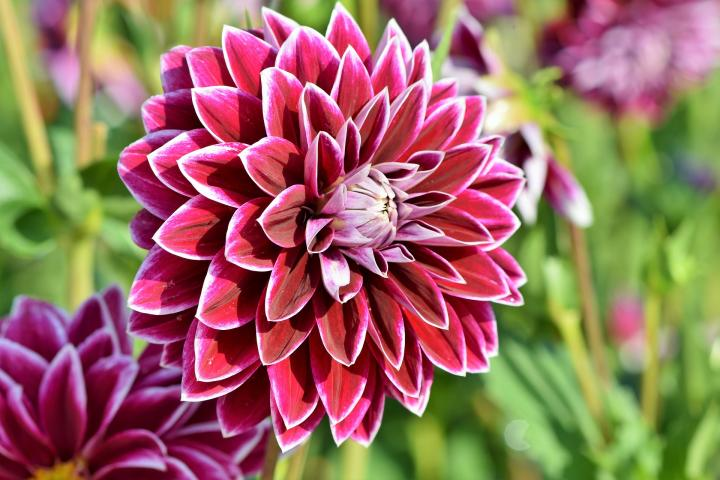
#> input picture hw2/input.jpg, 720 x 480 px
$ python canny.py
#> lines starting #> are read from the running program, lines starting #| are printed output that depends on the picture
import numpy as np
import PIL
from PIL import Image, ImageDraw
import math as m
import matplotlib.pyplot as plt

im = Image.open("input.jpg")
#> im is the input picture: PIL image 720x480 RGB; mean R, G, B 153.2, 109.5, 97
im = im.convert('L')
#> im: PIL image 720x480 L
img = np.array(im).astype(np.float32)

## CONVOLUTATION IMPLEMENTATION ##
def convolve(im_arr, f, pad=False):
	img_out = np.zeros(im_arr.shape)

	if len(f.shape) != 1: f.shape = (f.shape[0], f.shape[1])
	else: f.shape = (f.shape[0], 1)

	fltr_sz_x = f.shape[0]
	fltr_sz_y = f.shape[1]
	if (pad):
		for i in range(int(fltr_sz_y/2)):
			im_arr = np.append(im_arr, im_arr[:,[-1]], axis=1)
			im_arr = np.insert(im_arr, 0, im_arr[:,0], axis=1)
		for i in range(int(fltr_sz_x/2)):
			im_arr = np.append(im_arr, im_arr[[-1],:], axis=0)
			im_arr = np.insert(im_arr, 0, im_arr[0,:], axis=0)

	for i in range(1, im_arr.shape[0]-fltr_sz_y-1):
		for j in range(1, im_arr.shape[1]-fltr_sz_x-1):
			value =  np.multiply(f, im_arr[(i - 1):(i + fltr_sz_x-1), (j - 1):(j + fltr_sz_y-1)])
			img_out[i, j] = value.sum ()

	return img_out.astype(np.float32)

## GAUSSIAN SMOOTHING ##
def apply_gaussian(k, sigma, img):
	fltr_sz = 2*k + 1
	gaussian = np.zeros((fltr_sz, fltr_sz))
	for i in range(1, fltr_sz+1):
		for j in range(1, fltr_sz+1):
			f = 1.0 / (2 * np.pi * sigma**2)
			q = np.exp(- ( (i-(k+1))**2 + (j-(k+1))**2 ) / (2 * sigma**2))
			gaussian[i-1,j-1] = f*q
	return convolve(img, gaussian, pad=True)

## GRADIENT CALCULATION ##
def gradient_calc(img):
	Kx = np.array([[-1, 0, 1], [-2, 0, 2], [-1, 0, 1]], np.float32)
	Ky = np.array([[1, 2, 1], [0, 0, 0], [-1, -2, -1]], np.float32)

	Kx = np.array([[-0.5, 0, 0.5], [-0.5, 0, 0.5], [-0.5, 0, 0.5]], np.float32)
	Ky = np.array([[-0.5, -0.5, -0.5], [0, 0, 0], [0.5, 0.5, 0.5]], np.float32)

	J_x = convolve(img, Kx)
	J_y = convolve(img, Ky)

	E_s = np.sqrt(np.add(J_x**2, J_y**2))
	E_o = np.arctan2(J_y, J_x) * 180 / np.pi
	E_o[E_o < 0] += 180
	return E_s, E_o

## NON MAXIMAL SUPPRESSION ##
def non_max_sup(E_s, E_o):
	I = np.zeros_like(E_s)
	for i in range(1,I.shape[0]-1):
		for j in range(1,I.shape[1]-1):
			q = 255
			r = 255
			if (0 <= E_o[i,j] < 22.5) or (157.5 <= E_o[i,j] <= 180):
				q = E_s[i, j+1]
				r = E_s[i, j-1]
			elif (22.5 <= E_o[i,j] < 67.5):
				q = E_s[i+1, j-1]
				r = E_s[i-1, j+1]
			elif (67.5 <= E_o[i,j] < 112.5):
				q = E_s[i+1, j]
				r = E_s[i-1, j]
			elif (112.5 <= E_o[i,j] < 157.5):
				q = E_s[i-1, j-1]
				r = E_s[i+1, j+1]

			if (E_s[i,j] >= q) and (E_s[i,j] >= r):
				I[i,j] = E_s[i,j]
			else:
				I[i,j] = 0
	return I

## THRESHOLDING ##
def threshold(img, t):
	threshold = img.max() * t
	I = np.zeros_like(img)
	for i in range(1,img.shape[0]-1):
		for j in range(1,img.shape[1]-1):
			I[i,j] = 150 if img[i,j] > threshold else 0
	return I

## MAIN ##
S = 0.7
K = 5
t = 0.15
img = apply_gaussian(K, S, img)
#> after the loop in convolve, `for i in range(int(fltr_sz_x/2)):`:
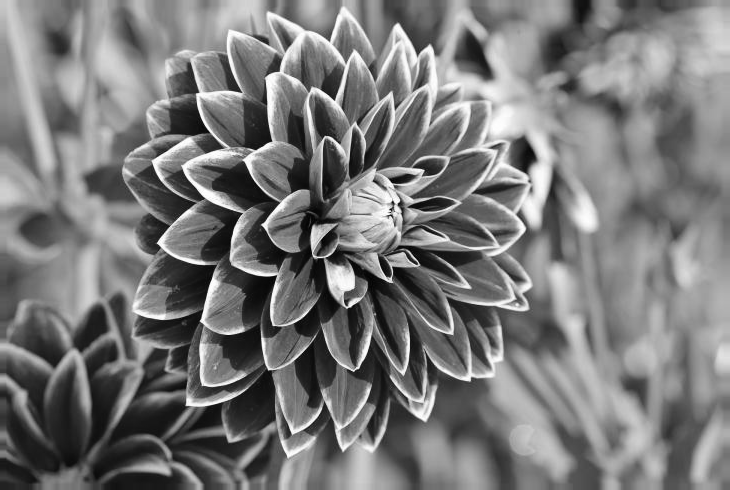
#> im_arr: shape (490, 730) float32; min 2, max 255, mean 121.3
E_s, E_o = gradient_calc(img)
#> call 2 of convolve, with f = array of shape (3, 3), pad = False
#> after the loop in convolve (call 2), `for i in range(1, im_arr.shape[0]-fltr_sz_y-1):`:
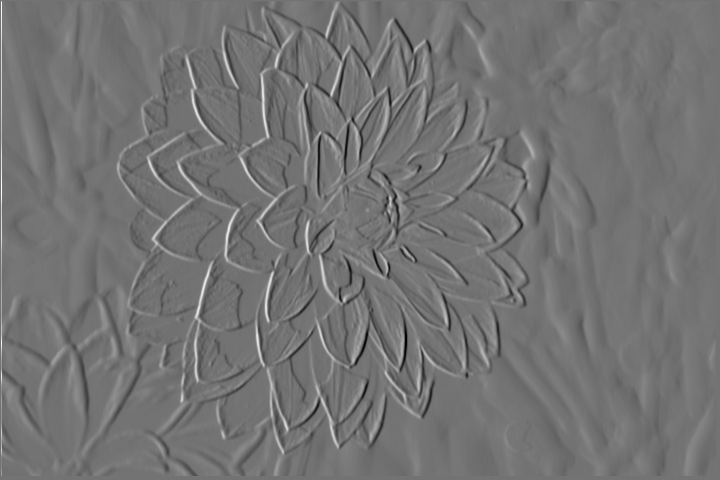
#> img_out: shape (480, 720) float64; min -255.9, max 309, mean 0.4; drawn with min black and max white
#> call 3 of convolve, with f = array of shape (3, 3), pad = False
#> after the loop in convolve (call 3), `for i in range(1, im_arr.shape[0]-fltr_sz_y-1):`:
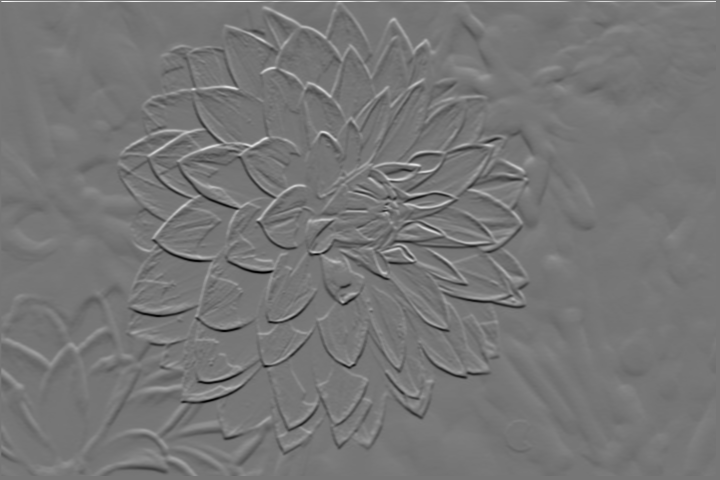
#> img_out: shape (480, 720) float64; min -273.5, max 315.2, mean 0.3; drawn with min black and max white
#> in gradient_calc, `E_o = np.arctan2(J_y, J_x) * 180 / np.pi`:
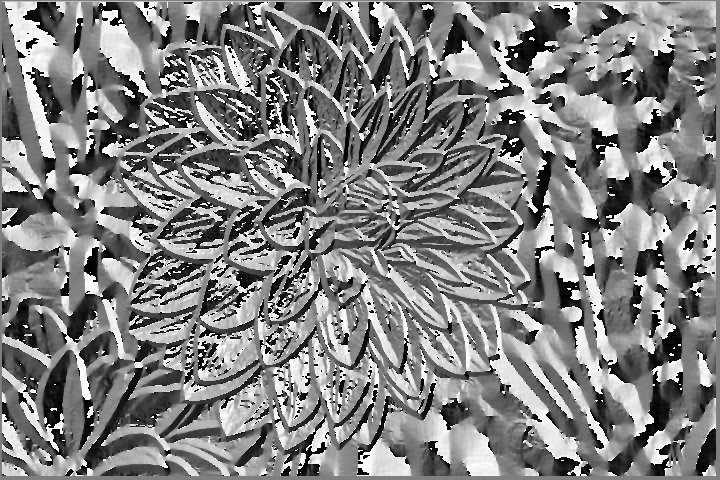
#> E_o: shape (480, 720) float32; min -180, max 180, mean 2.9; drawn with min black and max white
#> in gradient_calc, `E_o[E_o < 0] += 180`:
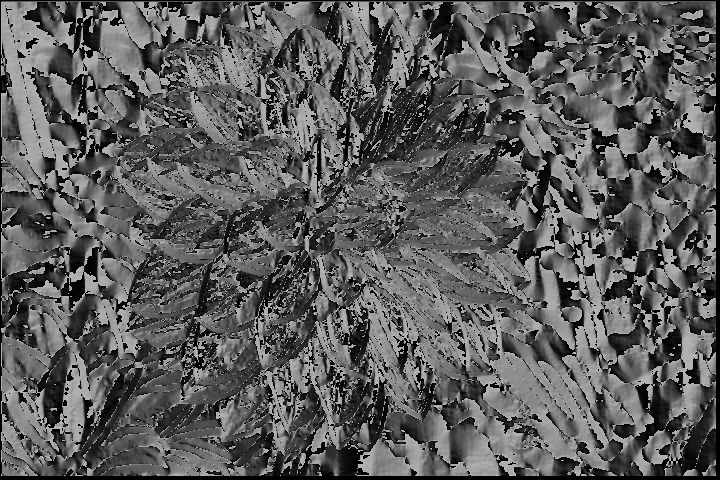
#> E_o: shape (480, 720) float32; min 0, max 180, mean 92.3
img = non_max_sup(E_s, E_o)
#> after the loop in non_max_sup, `for i in range(1,I.shape[0]-1):`:
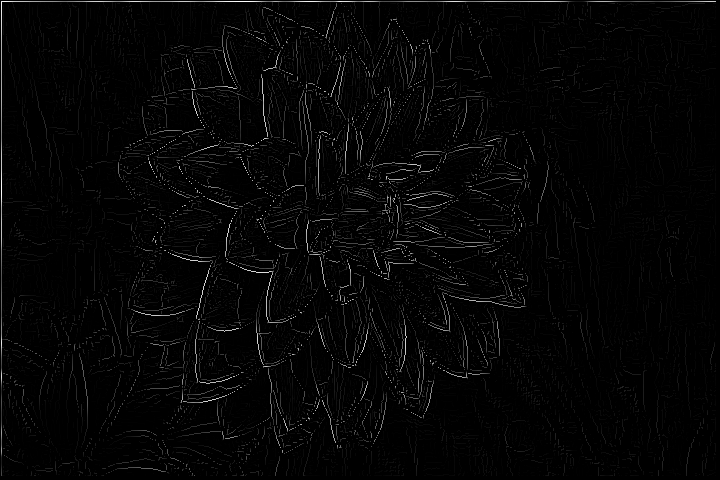
#> I: shape (480, 720) float32; min 0, max 315.2, mean 6.7; drawn with min black and max white
img = threshold(img, t)
#> in threshold, `threshold = img.max() * t`: threshold = 47.28
#> after the loop in threshold, `for i in range(1,img.shape[0]-1):`:
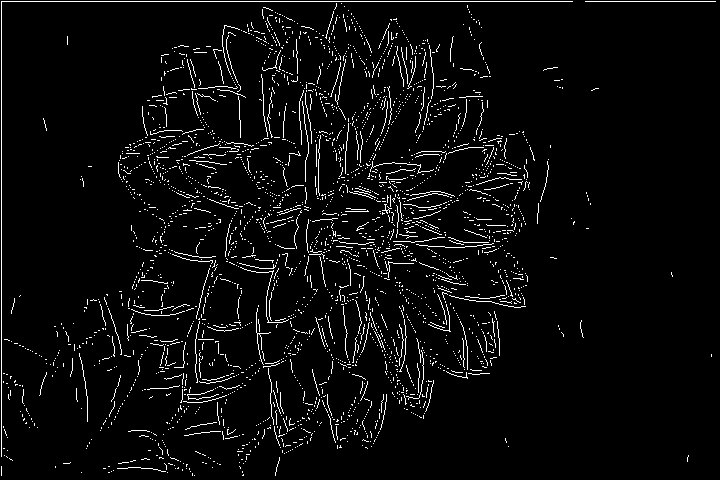
#> I: shape (480, 720) float32; values 0 (black) and 150 (white), 4.3% white in thin lines or dots

im2 = Image.fromarray(np.uint8(img)).convert('L')
im2.save("output1.jpg")
